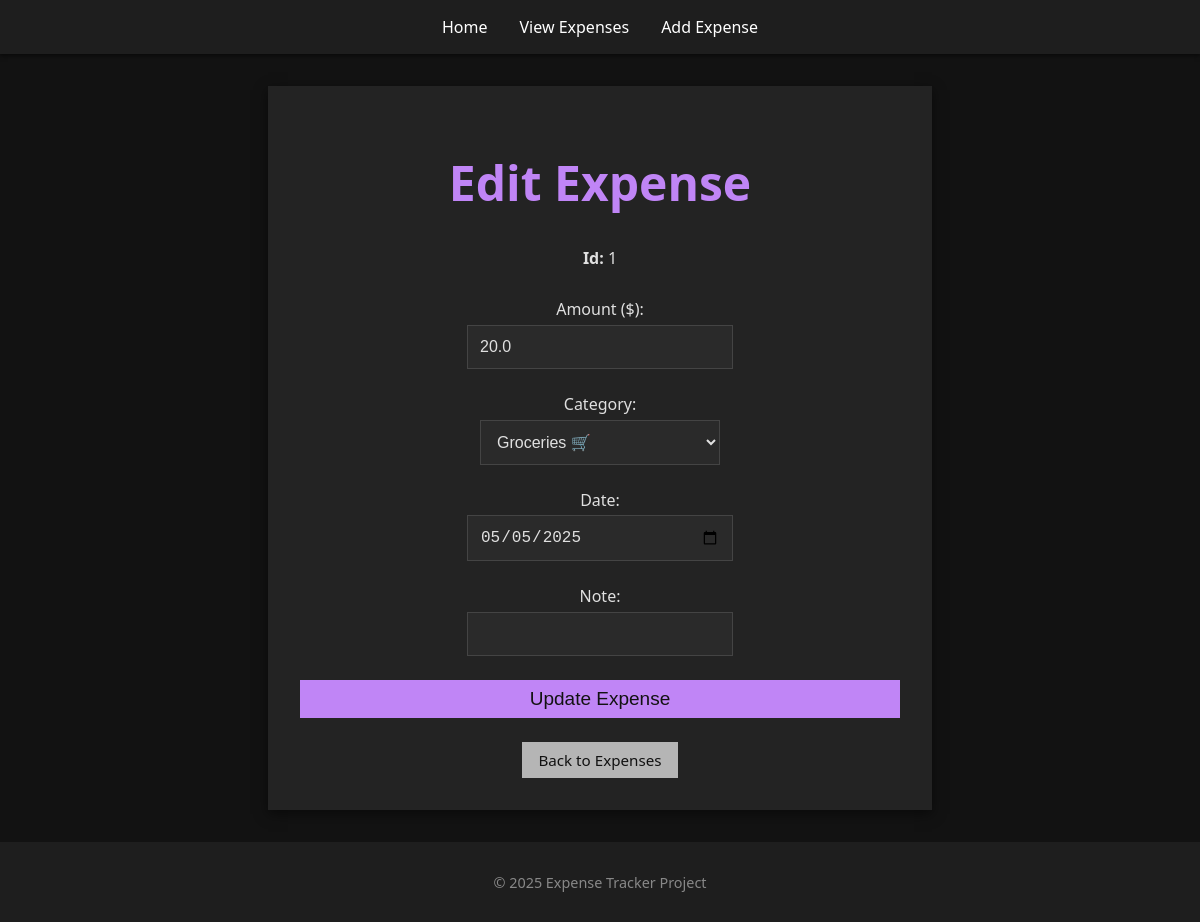
/expenses/edit/1, run on the app's committed database.
### models/expense.py (models this page shows, shortened)
class Expense(db.Model):
    __tablename__ = "expenses"
    id = db.mapped_column(db.Integer, primary_key=True)
    amount = db.mapped_column(db.Float, nullable=False)
    category = db.mapped_column(db.String, nullable=False)
    date = db.mapped_column(DateTime, nullable=False)
    note = db.mapped_column(db.String)
    category_id = db.Column(db.Integer, db.ForeignKey("category.id"), nullable=False)
    category = db.relationship("Category", back_populates="expenses")

### app.py (the view)
    @app.route("/expenses/edit/<int:expense_id>", methods=["GET"])
    def edit_form(expense_id):
        stmt = select(Expense).where(Expense.id == expense_id)
        expense = db.session.execute(stmt).scalars().first()
        if not expense:
            return render_template("error.html", message="No expense matching the ID")
        categories = db.session.execute(select(Category)).scalars().all()
        today = datetime.today().strftime("%Y-%m-%d")
        return render_template("edit_expense.html", expense=expense, categories=categories, today=today)

### templates/edit_expense.html (shortened to what this page needs)
{% extends "base.html" %}
{% block content %}
<div class="center-box">
    <div class="card">
        <h1 style="text-align: center; font-size: 3rem;">Edit Expense</h1>
        <form method="post" style="display: flex; flex-direction: column; gap: 1.5rem; margin-top: 2rem;">            <div>
                <label><strong>Id:</strong> {{ expense.id }}</label><br>
            </div>
            <div>
                <label>Amount ($):</label><br>
                <input type="number" step="0.01" name="amount" value="{{ expense.amount }}" required class="input-box">
            </div>
            <div>
                <label>Category:</label><br>
                <select name="category_id" required class="input-box">
                    {% for category in categories %}
                        <option value="{{ category.id }}" {% if category.id == expense.category.id %}selected{% endif %}>
                            {{ category.name }}
                        </option>
                    {% endfor %}
                </select>
            </div>
            <div>
                <label>Date:</label><br>
                <input type="date" name="date" value="{{ expense.date.strftime('%Y-%m-%d') }}" required class="input-box" max="{{ today }}">
            </div>
            <div>
                <label>Note:</label><br>
                <input type="text" name="note" value="{{ expense.note }}" class="input-box">
            </div>
            <button type="submit" class="btn" style="font-size: 19px;">Update Expense</button>
        </form>
        <div style="margin-top: 1rem; text-align: center; font-size: 19px;">
            <a href="{{ url_for('list_expenses') }}" class="btn-back">Back to Expenses</a>
        </div>
    </div>
</div>
{% endblock %}

### static/style.css (style rules this page uses)
body { margin: 0; font-family: 'Segoe UI', Tahoma, Geneva, Verdana, sans-serif; background-color: #121212; color: #e0e0e0; display: flex; flex-direction: column; min-height: 100vh; }
.card { background-color: #232323; padding: 2rem; box-shadow: 0 4px 12px rgba(0,0,0,0.5); width: 60%; max-width: 600px; text-align: center; }
.center-box { display: flex; justify-content: center; align-items: center; width: 100%; }
h1, h2, h3 { color: #c085f6; margin-bottom: 1rem; }
.btn { background-color: #c085f6; color: #121212; padding: 0.5rem 1rem; border: none; font-size: 1rem; text-decoration: none; cursor: pointer; transition: background-color 0.3s ease; display: inline-block; }
form { display: flex; flex-direction: column; gap: 1.5rem; width: 100%; }
label { font-weight: 500; margin-bottom: 0.3rem; display: inline-block; }
.input-box { width: 40%; padding: 0.75rem; background-color: #2a2a2a; color: #e0e0e0; border: 1px solid #444; font-size: 1rem; transition: border-color 0.3s ease; }
.btn-back { background-color: #ffffffa9; color: #121212; padding: 0.5rem 1rem; margin-top: 0.5rem; border: none; font-size: 0.95rem; text-decoration: none; cursor: pointer; transition: background-color 0.3s ease; display: inline-block; }

### data on the page
Expense: id "1", amount "20.0", date "05/05/2025"

### other printed values
form field category_id "Groceries 🛒"
